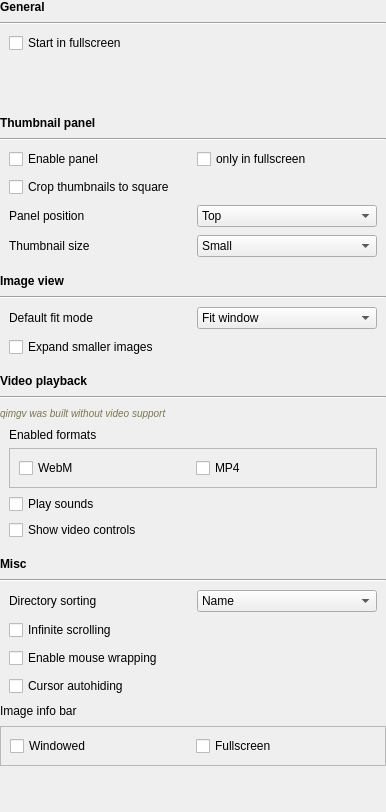
             <widget class="QWidget" name="scrollAreaWidgetContents">
              <property name="geometry">
               <rect>
                <x>0</x>
                <y>-375</y>
                <width>386</width>
                <height>812</height>
               </rect>
              </property>
              <layout class="QVBoxLayout" name="verticalLayout_5">
               <property name="spacing">
                <number>8</number>
               </property>
               <property name="leftMargin">
                <number>0</number>
               </property>
               <property name="topMargin">
                <number>0</number>
               </property>
               <property name="rightMargin">
                <number>0</number>
               </property>
               <property name="bottomMargin">
                <number>0</number>
               </property>
               <item>
                <widget class="QLabel" name="title1">
                 <property name="font">
                  <font>
                   <weight>75</weight>
                   <bold>true</bold>
                  </font>
                 </property>
                 <property name="text">
                  <string>General</string>
                 </property>
                 <property name="alignment">
                  <set>Qt::AlignLeading|Qt::AlignLeft|Qt::AlignVCenter</set>
                 </property>
                 <property name="indent">
                  <number>-1</number>
                 </property>
                </widget>
               </item>
               <item>
                <widget class="Line" name="line">
                 <property name="orientation">
                  <enum>Qt::Horizontal</enum>
                 </property>
                </widget>
               </item>
               <item>
                <layout class="QGridLayout" name="gridLayout_8">
                 <property name="leftMargin">
                  <number>9</number>
                 </property>
                 <property name="topMargin">
                  <number>0</number>
                 </property>
                 <property name="rightMargin">
                  <number>9</number>
                 </property>
                 <item row="0" column="0">
                  <widget class="QCheckBox" name="fullscreenCheckBox">
                   <property name="sizePolicy">
                    <sizepolicy hsizetype="MinimumExpanding" vsizetype="Preferred">
                     <horstretch>0</horstretch>
                     <verstretch>0</verstretch>
                    </sizepolicy>
                   </property>
                   <property name="minimumSize">
                    <size>
                     <width>0</width>
                     <height>0</height>
                    </size>
                   </property>
                   <property name="text">
                    <string>Start in fullscreen</string>
                   </property>
                  </widget>
                 </item>
                </layout>
               </item>
               <item>
                <spacer name="verticalSpacer_13">
                 <property name="orientation">
                  <enum>Qt::Vertical</enum>
                 </property>
                 <property name="sizeHint" stdset="0">
                  <size>
                   <width>20</width>
                   <height>40</height>
                  </size>
                 </property>
                </spacer>
               </item>
               <item>
                <spacer name="verticalSpacer_5">
                 <property name="orientation">
                  <enum>Qt::Vertical</enum>
                 </property>
                 <property name="sizeType">
                  <enum>QSizePolicy::Fixed</enum>
                 </property>
                 <property name="sizeHint" stdset="0">
                  <size>
                   <width>20</width>
                   <height>9</height>
                  </size>
                 </property>
                </spacer>
               </item>
               <item>
                <widget class="QLabel" name="label_8">
                 <property name="font">
                  <font>
                   <weight>75</weight>
                   <bold>true</bold>
                  </font>
                 </property>
                 <property name="text">
                  <string>Thumbnail panel</string>
                 </property>
                </widget>
               </item>
               <item>
                <widget class="Line" name="line_2">
                 <property name="orientation">
                  <enum>Qt::Horizontal</enum>
                 </property>
                </widget>
               </item>
               <item>
                <layout class="QGridLayout" name="gridLayout">
                 <property name="leftMargin">
                  <number>9</number>
                 </property>
                 <property name="topMargin">
                  <number>0</number>
                 </property>
                 <property name="rightMargin">
                  <number>9</number>
                 </property>
                 <property name="bottomMargin">
                  <number>0</number>
                 </property>
                 <item row="0" column="1">
                  <widget class="QCheckBox" name="panelFullscreenOnlyCheckBox">
                   <property name="sizePolicy">
                    <sizepolicy hsizetype="MinimumExpanding" vsizetype="Minimum">
                     <horstretch>0</horstretch>
                     <verstretch>0</verstretch>
                    </sizepolicy>
                   </property>
                   <property name="minimumSize">
                    <size>
                     <width>0</width>
                     <height>0</height>
                    </size>
                   </property>
                   <property name="text">
                    <string>only in fullscreen</string>
                   </property>
                  </widget>
                 </item>
                 <item row="2" column="1">
                  <widget class="QComboBox" name="panelPositionComboBox">
                   <property name="sizePolicy">
                    <sizepolicy hsizetype="MinimumExpanding" vsizetype="Minimum">
                     <horstretch>0</horstretch>
                     <verstretch>0</verstretch>
                    </sizepolicy>
                   </property>
                   <property name="minimumSize">
                    <size>
                     <width>0</width>
                     <height>0</height>
                    </size>
                   </property>
                   <item>
                    <property name="text">
                     <string>Top</string>
                    </property>
                   </item>
                   <item>
                    <property name="text">
                     <string>Bottom</string>
                    </property>
                   </item>
                  </widget>
                 </item>
                 <item row="0" column="0">
                  <widget class="QCheckBox" name="enablePanelCheckBox">
                   <property name="sizePolicy">
                    <sizepolicy hsizetype="MinimumExpanding" vsizetype="Minimum">
                     <horstretch>0</horstretch>
                     <verstretch>0</verstretch>
                    </sizepolicy>
                   </property>
                   <property name="minimumSize">
                    <size>
                     <width>0</width>
                     <height>0</height>
                    </size>
                   </property>
                   <property name="toolTip">
                    <string/>
                   </property>
                   <property name="text">
                    <string>Enable panel</string>
                   </property>
                  </widget>
                 </item>
                 <item row="2" column="0">
                  <widget class="QLabel" name="panelPositionLabel">
                   <property name="sizePolicy">
                    <sizepolicy hsizetype="MinimumExpanding" vsizetype="Minimum">
                     <horstretch>0</horstretch>
                     <verstretch>0</verstretch>
                    </sizepolicy>
                   </property>
                   <property name="minimumSize">
                    <size>
                     <width>0</width>
                     <height>0</height>
                    </size>
                   </property>
                   <property name="text">
                    <string>Panel position</string>
                   </property>
                  </widget>
                 </item>
                 <item row="3" column="0">
                  <widget class="QLabel" name="label_4">
                   <property name="sizePolicy">
                    <sizepolicy hsizetype="MinimumExpanding" vsizetype="Minimum">
                     <horstretch>0</horstretch>
                     <verstretch>0</verstretch>
                    </sizepolicy>
                   </property>
                   <property name="text">
                    <string>Thumbnail size</string>
                   </property>
                  </widget>
                 </item>
                 <item row="3" column="1">
                  <widget class="QComboBox" name="thumbSizeComboBox">
                   <property name="sizePolicy">
                    <sizepolicy hsizetype="MinimumExpanding" vsizetype="Minimum">
                     <horstretch>0</horstretch>
                     <verstretch>0</verstretch>
                    </sizepolicy>
                   </property>
                   <property name="minimumSize">
                    <size>
                     <width>0</width>
                     <height>0</height>
                    </size>
                   </property>
                   <item>
                    <property name="text">
                     <string>Small</string>
                    </property>
                   </item>
                   <item>
                    <property name="text">
                     <string>Medium</string>
                    </property>
                   </item>
                   <item>
                    <property name="text">
                     <string>Large</string>
                    </property>
                   </item>
                   <item>
                    <property name="text">
                     <string>Very large</string>
                    </property>
                   </item>
                  </widget>
                 </item>
                 <item row="1" column="0" colspan="2">
                  <widget class="QCheckBox" name="squareThumbnailsCheckBox">
                   <property name="sizePolicy">
                    <sizepolicy hsizetype="Preferred" vsizetype="Minimum">
                     <horstretch>0</horstretch>
                     <verstretch>0</verstretch>
                    </sizepolicy>
                   </property>
                   <property name="minimumSize">
                    <size>
                     <width>0</width>
                     <height>0</height>
                    </size>
                   </property>
                   <property name="text">
                    <string>Crop thumbnails to square</string>
                   </property>
                  </widget>
                 </item>
                </layout>
               </item>
               <item>
                <spacer name="verticalSpacer_4">
                 <property name="orientation">
                  <enum>Qt::Vertical</enum>
                 </property>
                 <property name="sizeType">
                  <enum>QSizePolicy::Fixed</enum>
                 </property>
                 <property name="sizeHint" stdset="0">
                  <size>
                   <width>20</width>
                   <height>9</height>
                  </size>
                 </property>
                </spacer>
               </item>
               <item>
                <widget class="QLabel" name="label_9">
                 <property name="font">
                  <font>
                   <weight>75</weight>
                   <bold>true</bold>
                  </font>
                 </property>
                 <property name="text">
                  <string>Image view</string>
                 </property>
                </widget>
               </item>
               <item>
                <widget class="Line" name="line_3">
                 <property name="orientation">
                  <enum>Qt::Horizontal</enum>
                 </property>
                </widget>
               </item>
               <item>
                <layout class="QGridLayout" name="gridLayout_2">
                 <property name="leftMargin">
                  <number>9</number>
                 </property>
                 <property name="topMargin">
                  <number>0</number>
                 </property>
                 <property name="rightMargin">
                  <number>9</number>
                 </property>
                 <item row="0" column="0">
                  <widget class="QLabel" name="label_2">
                   <property name="sizePolicy">
                    <sizepolicy hsizetype="MinimumExpanding" vsizetype="Minimum">
                     <horstretch>0</horstretch>
                     <verstretch>0</verstretch>
                    </sizepolicy>
                   </property>
                   <property name="text">
                    <string>Default fit mode</string>
                   </property>
                  </widget>
                 </item>
                 <item row="0" column="1">
                  <widget class="QComboBox" name="fitModeComboBox">
                   <property name="sizePolicy">
                    <sizepolicy hsizetype="MinimumExpanding" vsizetype="Minimum">
                     <horstretch>0</horstretch>
                     <verstretch>0</verstretch>
                    </sizepolicy>
                   </property>
                   <property name="minimumSize">
                    <size>
                     <width>0</width>
                     <height>0</height>
                    </size>
                   </property>
                   <item>
                    <property name="text">
                     <string>Fit window</string>
                    </property>
                   </item>
                   <item>
                    <property name="text">
                     <string>Fit width</string>
                    </property>
                   </item>
                   <item>
                    <property name="text">
                     <string>1:1</string>
                    </property>
                   </item>
                  </widget>
                 </item>
                 <item row="1" column="0" colspan="2">
                  <widget class="QCheckBox" name="expandImageCheckBox">
                   <property name="sizePolicy">
                    <sizepolicy hsizetype="MinimumExpanding" vsizetype="Minimum">
                     <horstretch>0</horstretch>
                     <verstretch>0</verstretch>
                    </sizepolicy>
                   </property>
                   <property name="minimumSize">
                    <size>
                     <width>0</width>
                     <height>0</height>
                    </size>
                   </property>
                   <property name="toolTip">
                    <string>Expand smaller images to fill the window (except for 1:1 fit mode).</string>
                   </property>
                   <property name="text">
                    <string>Expand smaller images</string>
                   </property>
                  </widget>
                 </item>
                </layout>
               </item>
               <item>
                <spacer name="verticalSpacer_8">
                 <property name="orientation">
                  <enum>Qt::Vertical</enum>
                 </property>
                 <property name="sizeType">
                  <enum>QSizePolicy::Fixed</enum>
                 </property>
                 <property name="sizeHint" stdset="0">
                  <size>
                   <width>20</width>
                   <height>9</height>
                  </size>
                 </property>
                </spacer>
               </item>
               <item>
                <widget class="QLabel" name="label_10">
                 <property name="font">
                  <font>
                   <weight>75</weight>
                   <bold>true</bold>
                  </font>
                 </property>
                 <property name="text">
                  <string>Video playback</string>
                 </property>
                </widget>
               </item>
               <item>
                <widget class="Line" name="line_4">
                 <property name="orientation">
                  <enum>Qt::Horizontal</enum>
                 </property>
                </widget>
               </item>
               <item>
                <widget class="QLabel" name="novideoInfoLabel">
                 <property name="text">
                  <string>&lt;html&gt;&lt;head/&gt;&lt;body&gt;&lt;p&gt;&lt;span style=&quot; font-size:small; font-style:italic; color:#777851;&quot;&gt;qimgv was built without video support&lt;/span&gt;&lt;/p&gt;&lt;/body&gt;&lt;/html&gt;</string>
                 </property>
                 <property name="textFormat">
                  <enum>Qt::RichText</enum>
                 </property>
                </widget>
               </item>
               <item>
                <widget class="QWidget" name="videoSettingsWidget" native="true">
                 <layout class="QGridLayout" name="gridLayout_7">
                  <property name="topMargin">
                   <number>0</number>
                  </property>
                  <property name="bottomMargin">
                   <number>0</number>
                  </property>
                  <item row="6" column="0">
                   <widget class="QCheckBox" name="videoControlsCheckBox">
                    <property name="text">
                     <string>Show video controls</string>
                    </property>
                   </widget>
                  </item>
                  <item row="0" column="0">
                   <widget class="QLabel" name="label_15">
                    <property name="text">
                     <string>Enabled formats</string>
                    </property>
                   </widget>
                  </item>
                  <item row="1" column="0">
                   <widget class="QFrame" name="frame_3">
                    <property name="frameShape">
                     <enum>QFrame::StyledPanel</enum>
                    </property>
                    <property name="frameShadow">
                     <enum>QFrame::Raised</enum>
                    </property>
                    <layout class="QHBoxLayout" name="horizontalLayout_4">
                     <item>
                      <widget class="QCheckBox" name="playWebmCheckBox">
                       <property name="enabled">
                        <bool>true</bool>
                       </property>
                       <property name="sizePolicy">
                        <sizepolicy hsizetype="Minimum" vsizetype="Preferred">
                         <horstretch>0</horstretch>
                         <verstretch>0</verstretch>
                        </sizepolicy>
                       </property>
                       <property name="minimumSize">
                        <size>
                         <width>0</width>
                         <height>0</height>
                        </size>
                       </property>
                       <property name="toolTip">
                        <string>Enables webm playback via Mpv</string>
                       </property>
                       <property name="text">
                        <string>WebM</string>
                       </property>
                      </widget>
                     </item>
                     <item>
                      <widget class="QCheckBox" name="playMp4CheckBox">
                       <property name="text">
                        <string>MP4</string>
                       </property>
                      </widget>
                     </item>
                    </layout>
                   </widget>
                  </item>
                  <item row="5" column="0">
                   <widget class="QCheckBox" name="playSoundsCheckBox">
                    <property name="enabled">
                     <bool>true</bool>
                    </property>
                    <property name="sizePolicy">
                     <sizepolicy hsizetype="Minimum" vsizetype="Preferred">
                      <horstretch>0</horstretch>
                      <verstretch>0</verstretch>
                     </sizepolicy>
                    </property>
                    <property name="minimumSize">
                     <size>
                      <width>0</width>
                      <height>0</height>
                     </size>
                    </property>
                    <property name="text">
                     <string>Play sounds</string>
                    </property>
                   </widget>
                  </item>
                 </layout>
                </widget>
               </item>
               <item>
                <spacer name="verticalSpacer">
                 <property name="orientation">
                  <enum>Qt::Vertical</enum>
                 </property>
                 <property name="sizeType">
                  <enum>QSizePolicy::Fixed</enum>
                 </property>
                 <property name="sizeHint" stdset="0">
                  <size>
                   <width>20</width>
                   <height>9</height>
                  </size>
                 </property>
                </spacer>
               </item>
               <item>
                <widget class="QLabel" name="label_11">
                 <property name="font">
                  <font>
                   <weight>75</weight>
                   <bold>true</bold>
                  </font>
                 </property>
                 <property name="text">
                  <string>Misc</string>
                 </property>
                </widget>
               </item>
               <item>
                <widget class="Line" name="line_5">
                 <property name="orientation">
                  <enum>Qt::Horizontal</enum>
                 </property>
                </widget>
               </item>
               <item>
                <layout class="QGridLayout" name="gridLayout_4">
                 <property name="leftMargin">
                  <number>9</number>
                 </property>
                 <property name="topMargin">
                  <number>0</number>
                 </property>
                 <property name="rightMargin">
                  <number>9</number>
                 </property>
                 <item row="1" column="0" colspan="2">
                  <widget class="QCheckBox" name="infiniteScrollingCheckBox">
                   <property name="sizePolicy">
                    <sizepolicy hsizetype="Minimum" vsizetype="Preferred">
                     <horstretch>0</horstretch>
                     <verstretch>0</verstretch>
                    </sizepolicy>
                   </property>
                   <property name="minimumSize">
                    <size>
                     <width>0</width>
                     <height>0</height>
                    </size>
                   </property>
                   <property name="toolTip">
                    <string>Start from beginning when reaching end of directory.</string>
                   </property>
                   <property name="text">
                    <string>Infinite scrolling</string>
                   </property>
                  </widget>
                 </item>
                 <item row="0" column="0">
                  <widget class="QLabel" name="label_6">
                   <property name="sizePolicy">
                    <sizepolicy hsizetype="MinimumExpanding" vsizetype="Minimum">
                     <horstretch>0</horstretch>
                     <verstretch>0</verstretch>
                    </sizepolicy>
                   </property>
                   <property name="text">
                    <string>Directory sorting</string>
                   </property>
                  </widget>
                 </item>
                 <item row="0" column="1">
                  <widget class="QComboBox" name="sortingComboBox">
                   <property name="sizePolicy">
                    <sizepolicy hsizetype="MinimumExpanding" vsizetype="Minimum">
                     <horstretch>0</horstretch>
                     <verstretch>0</verstretch>
                    </sizepolicy>
                   </property>
                   <item>
                    <property name="text">
                     <string>Name</string>
                    </property>
                   </item>
                   <item>
                    <property name="text">
                     <string>Name (desc.)</string>
                    </property>
                   </item>
                   <item>
                    <property name="text">
                     <string>Date</string>
                    </property>
                   </item>
                   <item>
                    <property name="text">
                     <string>Date (desc.)</string>
                    </property>
                   </item>
                   <item>
                    <property name="text">
                     <string>Size</string>
                    </property>
                   </item>
                   <item>
                    <property name="text">
                     <string>Size (desc.)</string>
                    </property>
                   </item>
                  </widget>
                 </item>
                 <item row="2" column="0" colspan="2">
                  <widget class="QCheckBox" name="mouseWrappingCheckBox">
                   <property name="minimumSize">
                    <size>
                     <width>0</width>
                     <height>0</height>
                    </size>
                   </property>
                   <property name="toolTip">
                    <string>Wrap mouse when dragging image. Similar to how it's done in KDE's Okular. Currently buggy with multiple screens.</string>
                   </property>
                   <property name="text">
                    <string>Enable mouse wrapping</string>
                   </property>
                  </widget>
                 </item>
                 <item row="3" column="0" colspan="2">
                  <widget class="QCheckBox" name="cursorAutohideCheckBox">
                   <property name="text">
                    <string>Cursor autohiding</string>
                   </property>
                  </widget>
                 </item>
                </layout>
               </item>
               <item>
                <widget class="QLabel" name="label_23">
                 <property name="text">
                  <string>Image info bar</string>
                 </property>
                </widget>
               </item>
               <item>
                <widget class="QFrame" name="frame_4">
                 <property name="frameShape">
                  <enum>QFrame::StyledPanel</enum>
                 </property>
                 <property name="frameShadow">
                  <enum>QFrame::Raised</enum>
                 </property>
                 <layout class="QHBoxLayout" name="horizontalLayout_6">
                  <item>
                   <widget class="QCheckBox" name="checkBox">
                    <property name="text">
                     <string>Windowed</string>
                    </property>
                   </widget>
                  </item>
                  <item>
                   <widget class="QCheckBox" name="showInfoOverlayCheckBox">
                    <property name="text">
                     <string>Fullscreen</string>
                    </property>
                   </widget>
                  </item>
                 </layout>
                </widget>
               </item>
               <item>
                <spacer name="verticalSpacer_3">
                 <property name="orientation">
                  <enum>Qt::Vertical</enum>
                 </property>
                 <property name="sizeType">
                  <enum>QSizePolicy::MinimumExpanding</enum>
                 </property>
                 <property name="sizeHint" stdset="0">
                  <size>
                   <width>20</width>
                   <height>5</height>
                  </size>
                 </property>
                </spacer>
               </item>
              </layout>
             </widget>
